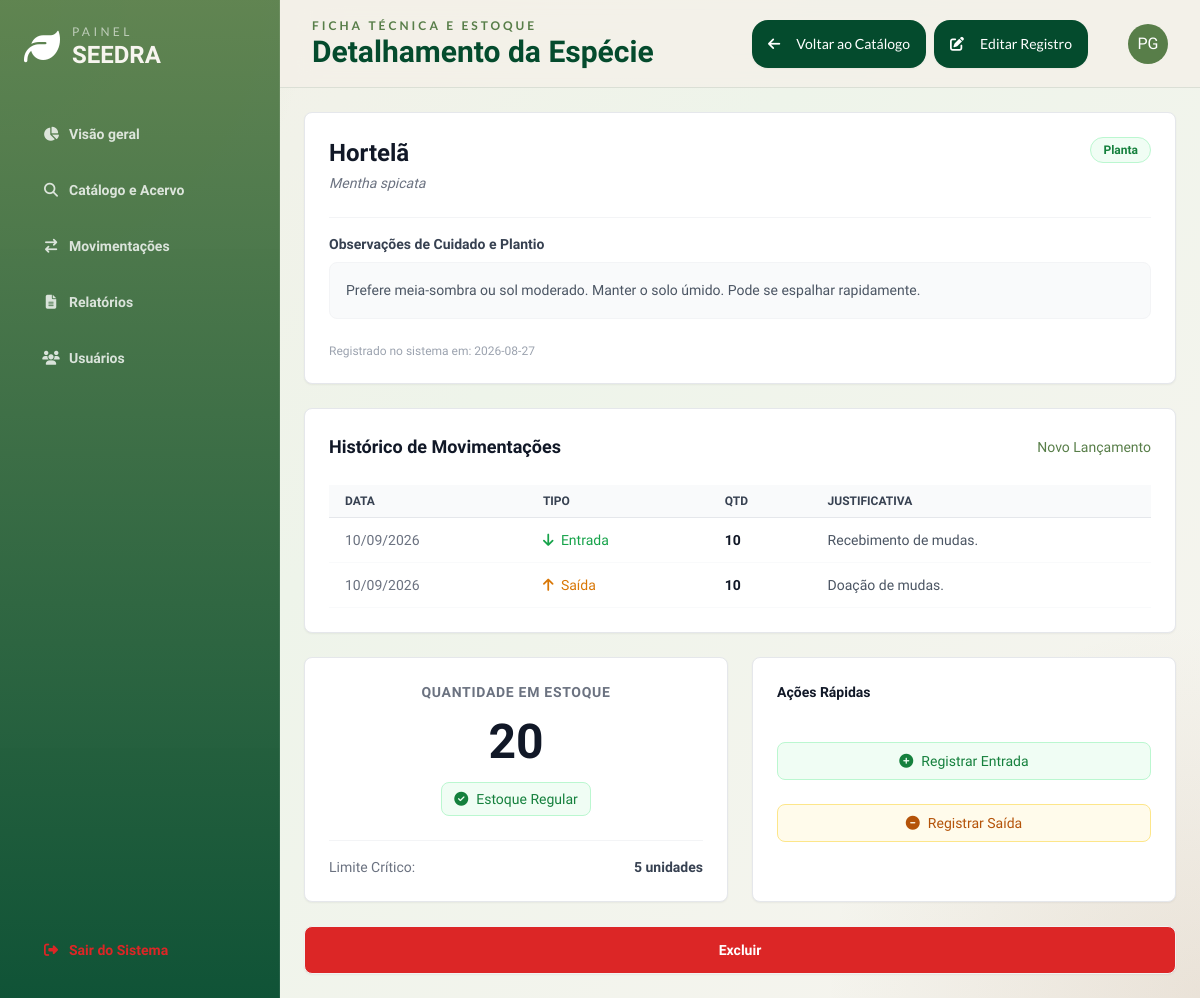
The page /catalogo/5 (signed in) on the database its author committed.
### models.py (models this page shows)
class Item(db.Model):
    __tablename__= 'items'
    id = db.Column(db.Integer, primary_key = True)
    nome = db.Column(db.String(50), nullable = False, unique = True)
    quantidade = db.Column(db.Integer, nullable = False, default = 0)
    n_cientifico = db.Column(db.String(50), nullable = False , unique = True)
    categoria = db.Column(db.String(20), nullable = False)
    deficit_limit = db.Column(db.Integer, nullable = False, default = 0)
    obs = db.Column(db.Text)
    data_cadastro = db.Column(db.Date, nullable = False)
    movimentacoes = db.relationship('Movimentacao', back_populates = 'item', lazy = True)
    def em_deficit(self):
        return self.quantidade < self.deficit_limit

class Movimentacao(db.Model):
    __tablename__='movimentacao'
    id = db.Column(db.Integer, primary_key = True)
    id_item = db.Column(db.Integer, db.ForeignKey("items.id"), nullable = False)
    data_move = db.Column(db.Date, nullable = False)
    Typ = db.Column(db.String(10), nullable = False)
    quantidade = db.Column(db.Integer, nullable = False)
    justificativa = db.Column(db.Text, nullable = False)
    operador = db.Column(db.String(40), nullable = False)
    item = db.relationship('Item', back_populates = 'movimentacoes', lazy = True)

### app.py (the view)
@app.route('/catalogo/<int:id>', methods=['GET', 'POST'])
@login_required
def detalhes_item(id):
    item = Item.query.get_or_404(id)
    return render_template('detalhes_item.html', item=item)

### controllers/login.py (called while the page is built)
def login_required(f):
  @wraps(f)
  def decorated_function(*args, **kwargs):
      if 'usuarios_id' not in session:
         flash("Faça login primeiro!", 'erro')
         return redirect(url_for('login.login'))
      return f(*args, **kwargs)
  return decorated_function

### templates/detalhes_item.html (shortened to what this page needs)
{% extends 'base.html' %}
{% block header_subtitle %}Ficha Técnica e Estoque{% endblock %}
{% block header_title %}Detalhamento da Espécie{% endblock %}
{% block header_actions %}
<div class="flex gap-2">
    <a href="{{ url_for('catalogo') }}" class=" inline-flex items-center justify-center px-4 py-2 text-sm font-medium btn rounded-2xl border-0 bg-seedra-leafDark hover:bg-seedra-leafMid text-white font-lato">
        <i class="fa-solid fa-arrow-left mr-2"></i> Voltar ao Catálogo
    </a>
    <a href="{{ url_for('editar_item', id=item.id) }}" class="inline-flex items-center justify-center px-4 py-2 text-sm font-medium btn rounded-2xl border-0 bg-seedra-leafDark hover:bg-seedra-leafMid text-white font-lato">
        <i class="fa-solid fa-pen-to-square mr-2"></i> Editar Registro
    </a>
    </div>
{% endblock %}
{% block content %}
<div class="grid grid-cols-1 lg:grid-cols-2 gap-6">
    <div class="lg:col-span-2 flex flex-col gap-6">
        <div class="bg-white border border-gray-200 rounded-lg shadow-sm p-6">
            <div class="flex justify-between items-start mb-6">
                <div>
                    <h3 class="text-2xl font-bold text-gray-900">{{ item.nome }}</h3>
                    <p class="text-sm text-gray-500 italic mt-1">{{ item.n_cientifico }}</p>
                </div>
                <span class="px-3 py-1 bg-green-50 text-green-700 text-xs font-semibold rounded-full border border-green-200">
                    {{ item.categoria }}
                </span>
            </div>
            <div class="border-t border-gray-100 pt-4 mt-4">
                <h4 class="text-sm font-semibold text-gray-700 mb-2">Observações de Cuidado e Plantio</h4>
                <p class="text-sm text-gray-600 leading-relaxed bg-gray-50 p-4 rounded-lg border border-gray-100">
                    {% if item.obs %}
                        {{ item.obs }}
                    {% else %}
                        <span class="text-gray-400 italic">Nenhuma observação registrada para esta espécie.</span>
                    {% endif %}
                </p>
            </div>
            <div class="mt-6 text-xs text-gray-400">
                Registrado no sistema em: {{ item.data_cadastro }}
            </div>
        </div>
        <div class="bg-white border border-gray-200 rounded-lg shadow-sm p-6">
            <div class="flex justify-between items-center mb-4">
                <h3 class="text-lg font-bold text-gray-900">Histórico de Movimentações</h3>
                <a href="{{ url_for('movimentacao') }}" class="text-sm text-seedra-leafMid hover:text-seedra-leafDark font-medium hover:underline">Novo Lançamento</a>
            </div>
            {% if item.movimentacoes %}
                <div class="overflow-x-auto">
                    <table class="w-full text-sm text-left text-gray-500 mt-2">
                        <thead class="text-xs text-gray-700 uppercase bg-gray-50 border-b border-gray-200">
                            <tr>
                                <th scope="col" class="px-4 py-2 font-semibold">Data</th>
                                <th scope="col" class="px-4 py-2 font-semibold">Tipo</th>
                                <th scope="col" class="px-4 py-2 font-semibold">Qtd</th>
                                <th scope="col" class="px-4 py-2 font-semibold">Justificativa</th>
                            </tr>
                        </thead>
                        <tbody>
                            {% for mov in item.movimentacoes|sort(attribute='data_move', reverse=true) %}
                            <tr class="border-b border-gray-50 hover:bg-gray-50">
                                <td class="px-4 py-3 whitespace-nowrap">{{ mov.data_move.strftime('%d/%m/%Y') }}</td>
                                <td class="px-4 py-3">
                                    {% if mov.Typ == 'Entrada' %}
                                        <span class="text-green-600 font-medium"><i class="fa-solid fa-arrow-down mr-1"></i> Entrada</span>
                                    {% else %}
                                        <span class="text-amber-600 font-medium"><i class="fa-solid fa-arrow-up mr-1"></i> Saída</span>
                                    {% endif %}
                                </td>
                                <td class="px-4 py-3 font-bold text-gray-900">{{ mov.quantidade }}</td>
                                <td class="px-4 py-3 text-gray-600">{{ mov.justificativa }}</td>
                            </tr>
                            {% endfor %}
                        </tbody>
                    </table>
                </div>
            {% else %}
                <div class="text-center py-6 bg-gray-50 rounded-lg border border-dashed border-gray-200">
                    <p class="text-sm text-gray-500">Nenhuma movimentação registrada para este item ainda.</p>
                </div>
            {% endif %}
        </div>
    </div>
    <div class="lg:col-span-2 flex gap-6 w-full">
        <div class="bg-white border border-gray-200 rounded-lg shadow-sm p-6 text-center flex-1">
            <h3 class="text-sm font-semibold text-gray-500 uppercase tracking-wider mb-2">Quantidade em Estoque</h3>
            <div class="text-5xl font-black {% if item.em_deficit() %}text-red-600{% else %}text-gray-900{% endif %} my-4">
                {{ item.quantidade }}
            </div>
            {% if item.em_deficit() %}
                <div class="inline-flex items-center px-3 py-1.5 bg-red-50 text-red-700 text-sm font-medium rounded-lg border border-red-200">
                    <i class="fa-solid fa-circle-exclamation mr-2 animate-pulse"></i> Estoque em Déficit
                </div>
                <p class="text-xs text-red-500 mt-3 text-left">
                    * A quantidade atual está abaixo do limite seguro estabelecido pelo instituto. É recomendada a reposição imediata.
                </p>
            {% else %}
                <div class="inline-flex items-center px-3 py-1.5 bg-green-50 text-green-700 text-sm font-medium rounded-lg border border-green-200">
                    <i class="fa-solid fa-check-circle mr-2"></i> Estoque Regular
                </div>
            {% endif %}
            <div class="mt-6 pt-4 border-t border-gray-100 flex justify-between items-center text-sm">
                <span class="text-gray-500">Limite Crítico:</span>
                <span class="font-bold text-gray-700">{{ item.deficit_limit }} unidades</span>
            </div>
        </div>
        <div class="bg-white border border-gray-200 rounded-lg shadow-sm p-6 flex-1">
            <h4 class="text-sm font-semibold text-gray-900 mb-10">Ações Rápidas</h4>
            <div class="space-y-6">
                <a href="{{ url_for('movimentacao') }}" class="flex items-center justify-center w-full px-4 py-2 text-sm font-medium text-green-700 bg-green-50 border border-green-200 rounded-lg hover:bg-green-100 transition-colors">
                    <i class="fa-solid fa-plus-circle mr-2"></i> Registrar Entrada
                </a>
                <a href="{{ url_for('movimentacao') }}" class="flex items-center justify-center w-full px-4 py-2 text-sm font-medium text-amber-700 bg-amber-50 border border-amber-200 rounded-lg hover:bg-amber-100 transition-colors">
                    <i class="fa-solid fa-minus-circle mr-2"></i> Registrar Saída
                </a>
            </div>
        </div>
    </div>
    <div class="lg:col-span-2 flex ">
        <button data-id="{{ item.id }}" onclick="excluirItem(this.dataset.id)" class="btn bg-red-600 text-white hover:bg-red-800 px-20 w-full">
            Excluir
        </button>
    </div>
</div>
{% endblock %}

### static/css/style.css (style rules this page uses)
:root { --leaf-dark: #044b2d; --leaf-mid: #587e49; --leaf-light: #78b863; --seed-brown: #9a774c; --seed-sand: #ddd1ae; --seed-mist: #d9d6cc; --deep-forest: #001500; --stone: #888784; --cloud: #d9d9d9; --surface: rgba(249, 248, 243, 0.78); --surface-strong: rgba(255, 252, 246, 0.9); --line: rgba(4, 75, 45, 0.10); }
html, body { height: 100%; overflow: hidden; scroll-behavior: smooth; }
body { font-family: 'Balsamiq Sans', sans-serif; background: radial-gradient(circle at top left, rgba(120,184,99,0.18), transparent 20%), radial-gradient(circle at bottom right, rgba(154,119,76,0.14), transparent 24%), linear-gradient(135deg, #f4f0e8 0%, #eef4ea 40%, #f7f4ef 100%); color: #183124; }

### rows shown on the page
Item: nome "Hortelã", n_cientifico "Mentha spicata", categoria "Planta", obs "Prefere meia-sombra ou sol moderado. Manter o solo úmido. Pode se espalhar rapidamente.", data_cadastro "2026-08-27", quantidade "20", deficit_limit "5"
Movimentacao: data_move "10/09/2026", Typ "Entrada" (drawn), quantidade "10", justificativa "Recebimento de mudas."
Movimentacao: data_move "10/09/2026", Typ "Saída" (drawn), quantidade "10", justificativa "Doação de mudas."
